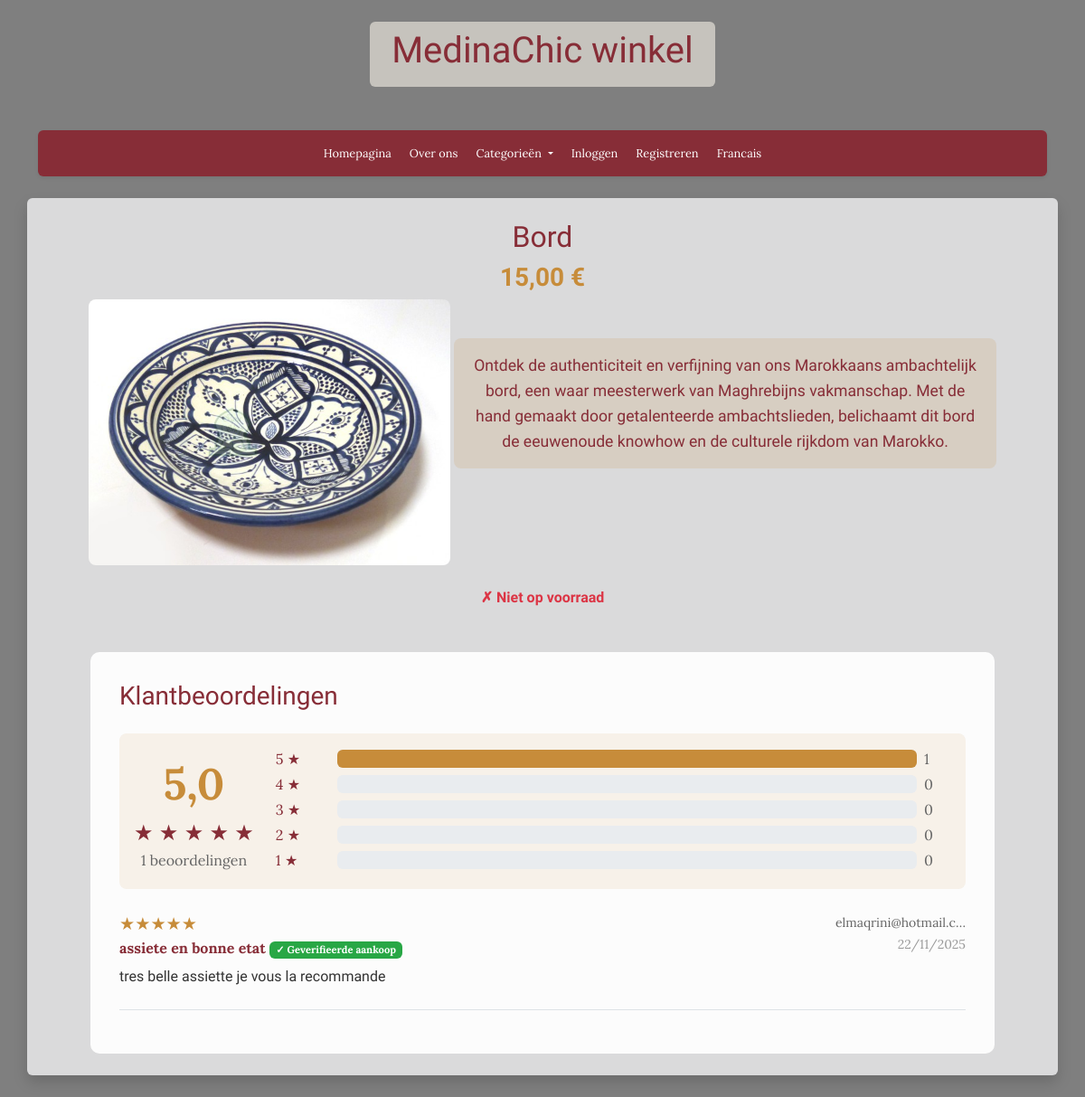
/api/nl/product/assiette/, run on the app's committed database.
### store/models.py (models this page shows, shortened)
class Product(models.Model):
    name = models.CharField(max_length=128)
    name_nl = models.CharField(max_length=128, blank=True, null=True)
    slug = models.SlugField(max_length=128, blank=True)
    CATEGORIES = [
        ('autre', 'Autre'),
        ('cuisine', 'Cuisine'),
        ('vetement', 'Vetement'),
        ('tissu', 'Tissu'),
        ('argile', 'Argile'),
        ('maroquineire', 'Maroquineire'),
        ('alimentaire', 'Alimentaire'),
        ('accessoire', 'Accessoire'),
    ]
    category = models.CharField(max_length=50, choices=CATEGORIES, default='autre')
    price = models.FloatField(default=0.0)
    quantity = models.IntegerField(default=0)
    description = models.TextField(blank=True)
    description_nl = models.TextField(blank=True, null=True)
    thumbnail = models.ImageField(upload_to="products/", blank=True, null=True)
    stripe_id = models.CharField(max_length=90, blank=True)
    def get_average_rating(self):
        from django.db.models import Avg
        result = self.reviews.aggregate(avg_rating=Avg('rating'))
        return round(result['avg_rating'], 1) if result['avg_rating'] else 0
    def get_rating_count(self):
        return self.reviews.count()
    def get_rating_distribution(self):
        distribution = {i: 0 for i in range(1, 6)}
        for review in self.reviews.all():
            distribution[review.rating] += 1
        return distribution
    def get_stars_display(self):
        avg = self.get_average_rating()
        full_stars = int(avg)
        half_star = 1 if (avg - full_stars) >= 0.5 else 0
        empty_stars = 5 - full_stars - half_star
        return {
            'full': full_stars,
            'half': half_star,
            'empty': empty_stars,
            'average': avg
        }

class ProductReview(models.Model):
    product = models.ForeignKey(Product, on_delete=models.CASCADE, related_name='reviews')
    user = models.ForeignKey(AUTH_USER_MODEL, on_delete=models.CASCADE)
    rating = models.IntegerField(choices=[(i, i) for i in range(1, 6)], help_text="Note de 1 à 5 étoiles")
    title = models.CharField(max_length=200, verbose_name="Titre de l'avis")
    comment = models.TextField(verbose_name="Commentaire")
    created_at = models.DateTimeField(auto_now_add=True)
    updated_at = models.DateTimeField(auto_now=True)
    verified_purchase = models.BooleanField(default=False, verbose_name="Achat vérifié")
    class Meta:
        verbose_name = "Avis produit"
        verbose_name_plural = "Avis produits"
        ordering = ['-created_at']
        unique_together = ['product', 'user']
    def get_stars_display(self):
        return '★' * self.rating + '☆' * (5 - self.rating)

### accounts/models.py (models this page shows, shortened)
class Shopper(AbstractUser):
    username = None
    email = models.EmailField(max_length=254, unique=True)
    stripe_id = models.CharField(max_length=90, blank=True)
    USERNAME_FIELD = 'email'
    REQUIRED_FIELDS = []
    objects = CustomUserManager()

### store/views.py (the view)
# urls.py: path('nl/product/<str:slug>/', product_detail_nl, name='product-nl'),
def product_detail_nl(request, slug):
    product = get_object_or_404(Product, slug=slug)
    return render(request, 'store/detail_nl.html', context={'product': product, 'lang': 'nl'})

### store/context_processors.py (called while the page is built, shortened)
def cart_processor(request):
    cart_data = {
        'has_cart': False,
        'cart_count': 0
    }
    return cart_data

### store/templatetags/store_filters.py (called while the page is built)
@register.filter
def get_item(dictionary, key):
    if dictionary is None:
        return None
    return dictionary.get(int(key)) if key else None

### store/templates/store/detail_nl.html (shortened to what this page needs)
{% extends 'base_nl.html' %}
{% load store_filters %}
{% block content %}
    <div class="text-center">
        <h2 class="product-title">{{ product.name_nl }}</h2>
        <h3 class="product-price">{{ product.price|floatformat:2 }} €</h3>
        <img src="{{ product.thumbnail.url }}" alt="{{ product.name_nl }}" class="product-image mb-4">
        <p class="product-description">{{ product.description_nl }}</p>
        {% if product.quantity > 0 %}
            <p class="text-success fw-bold">✓ {{ product.quantity }} op voorraad</p>
        {% else %}
            <p class="text-danger fw-bold">✗ Niet op voorraad</p>
        {% endif %}
    </div>
    <div class="mt-5" style="max-width: 1000px; margin-left: auto; margin-right: auto;">
        <div style="background-color: rgba(255, 255, 255, 0.95); padding: 2rem; border-radius: 10px;">
            <h3 style="color: #872D37; margin-bottom: 1.5rem;">Klantbeoordelingen</h3>
            {% if product.get_rating_count > 0 %}
                <div class="d-flex align-items-center gap-4 mb-4 p-3" style="background-color: rgba(199, 140, 58, 0.1); border-radius: 8px;">
                    <div class="text-center">
                        <div style="font-size: 3rem; font-weight: bold; color: #C78C3A;">
                            {{ product.get_average_rating }}
                        </div>
                        <div style="color: #872D37; font-size: 1.5rem;">
                            {% with stars=product.get_stars_display %}
                                {% for i in "12345" %}
                                    {% if forloop.counter <= stars.full %}
                                        ★
                                    {% elif forloop.counter == stars.full|add:1 and stars.half %}
                                        ⯨
                                    {% else %}
                                        ☆
                                    {% endif %}
                                {% endfor %}
                            {% endwith %}
                        </div>
                        <div style="color: #666;">
                            {{ product.get_rating_count }} beoordelingen
                        </div>
                    </div>
                    <div class="flex-grow-1">
                        {% with distribution=product.get_rating_distribution %}
                            {% for rating in "54321" %}
                                <div class="d-flex align-items-center gap-2 mb-1">
                                    <span style="color: #872D37; min-width: 60px;">{{ rating }} ★</span>
                                    <div class="progress flex-grow-1" style="height: 20px;">
                                        {% with count=distribution|get_item:rating|default:0 %}
                                            {% widthratio count product.get_rating_count 100 as percentage %}
                                            <div class="progress-bar" style="width: {{ percentage }}%; background-color: #C78C3A;" role="progressbar"></div>
                                        {% endwith %}
                                    </div>
                                    <span style="color: #666; min-width: 30px;">{{ distribution|get_item:rating|default:0 }}</span>
                                </div>
                            {% endfor %}
                        {% endwith %}
                    </div>
                </div>
                <div class="mt-4">
                    {% for review in product.reviews.all %}
                        <div class="border-bottom pb-3 mb-3">
                            <div class="d-flex justify-content-between align-items-start mb-2">
                                <div>
                                    <div style="color: #C78C3A; font-size: 1.2rem;">
                                        {{ review.get_stars_display }}
                                    </div>
                                    <strong style="color: #872D37;">{{ review.title }}</strong>
                                    {% if review.verified_purchase %}
                                        <span class="badge" style="background-color: #28a745; font-size: 0.7rem;">✓ Geverifieerde aankoop</span>
                                    {% endif %}
                                </div>
                                <div class="text-end">
                                    <small style="color: #666;">{{ review.user.email|truncatechars:20 }}</small><br>
                                    <small style="color: #999;">{{ review.created_at|date:"d/m/Y" }}</small>
                                </div>
                            </div>
                            <p style="color: #333; margin-bottom: 0.5rem;">{{ review.comment }}</p>
                        </div>
                    {% endfor %}
                </div>
            {% else %}
                <div class="text-center py-4" style="background-color: rgba(199, 140, 58, 0.1); border-radius: 8px;">
                    <p style="color: #872D37; font-size: 1.1rem; margin: 0;">
                        Nog geen beoordelingen. Wees de eerste om uw mening te geven!
                    </p>
                </div>
            {% endif %}
        </div>
    </div>
{% endblock %}

### store/templates/store/detail_nl.html (style rules this page uses)
.product-title { color: #872D37; }
.product-price { color: #C78C3A; font-weight: bold; }
.product-image { width: 100%; max-width: 400px; height: auto; object-fit: cover; border-radius: 8px; }
.product-description { color: #872D37; font-size: 1.1rem; line-height: 1.6; }
.product-description { color: #872D37; font-size: 1.1rem; line-height: 1.6; background-color: rgba(199, 140, 58, 0.15); padding: 1rem; border-radius: 8px; display: inline-block; max-width: 600px; }

### data on the page
Product: name_nl "Bord", price "15,00", thumbnail (picture), description_nl "Ontdek de authenticiteit en verfijning van ons Marokkaans ambachtelijk bord, een waar meesterwerk van Maghrebijns vakmanschap. Met de hand gemaakt door getalenteerde ambachtslieden, belichaamt dit bord de eeuwenoude knowhow en de culturele rijkdom van Marokko.", get_average_rating "5,0", get_rating_count "1"
ProductReview: stars "★★★★★", title "assiete en bonne etat", verified_purchase "✓ Geverifieerde aankoop", user.email "elmaqrini@hotmail.c…", created_at "22/11/2025", comment "tres belle assiette je vous la recommande"

### other printed values
{{ rating }} "5" "4" "3" "2" "1"
{{ distribution|get_item:rating|default:0 }} "1" "0" "0" "0" "0"
